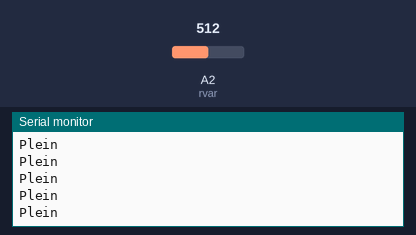
Recording of a sketch running on a simulated Arduino Uno, built with avr-gcc and run on an emulated ATmega328P. Parts: the last lines printed to the serial monitor. Inputs (shaded band) come from the test bench; at power-on: A2 (rvar) = 512.

Above: at 1.2 s.
1.3 s: A2 (rvar) set to 111
2.8 s: A2 (rvar) set to 88
At 3.8 s:
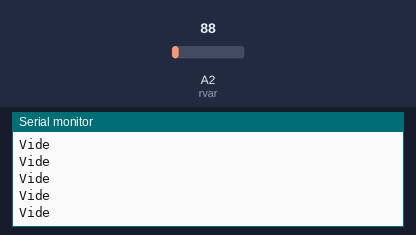
4.7 s: A2 (rvar) set to 110
At 5.2 s:
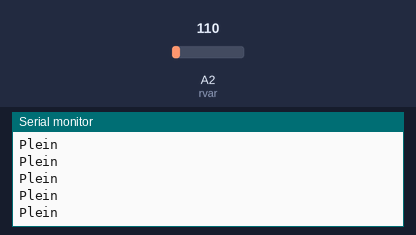
7.7 s: A2 (rvar) set to 90
At 8.5 s:
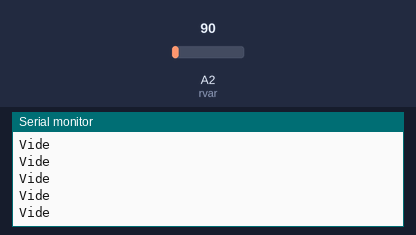
10.7 s: A2 (rvar) set to 122
At 11.4 s:
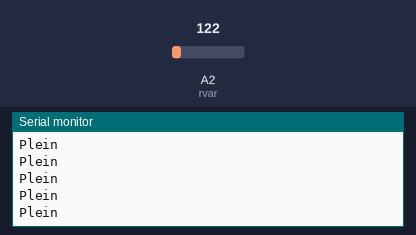
13.7 s: A2 (rvar) set to 0
At 14.4 s:
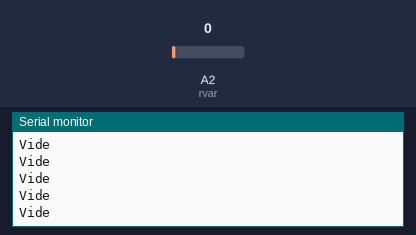

Measured:
- the behaviour switches between 100 and 99 on A2 (rvar) (found by bisection; images 0 and 1)
- after the input at 2.8 s, the serial monitor: prints a new line after 0.07 s (image 1)

The sketch:

Flotteur.ino
```cpp
int rvar = 2;
void setup() {
  // put your setup code here, to run once:
  Serial.begin(9600);

}

void loop() {
  // put your main code here, to run repeatedly:
  if(analogRead(rvar)<100){
    Serial.println("Vide");
  }
  else{
    Serial.println("Plein");
  }
}
```
